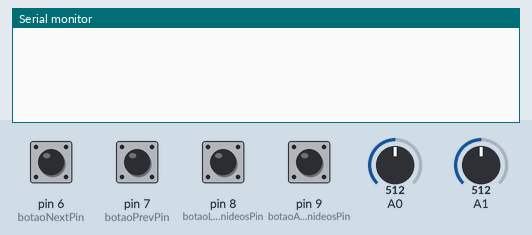
The sketch below on a simulated Arduino Uno, built with avr-gcc and run on an emulated ATmega328P. Shown: the last lines printed to the serial monitor. The inputs (shaded band) are chosen by the test bench; at power-on: pin 6 (botaoNextPin), pin 7 (botaoPrevPin), pin 8 (botaoLantanideosPin), pin 9 (botaoActinideosPin) HIGH, A0 = 512, A1 = 512. The audio player accepts every command and is not drawn.

Above: at 1.7 s.
1.8 s: A0 set to 0
At 2.0 s:
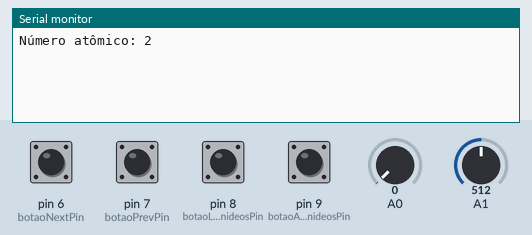
3.5 s: A1 set to 0
At 4.19 s:
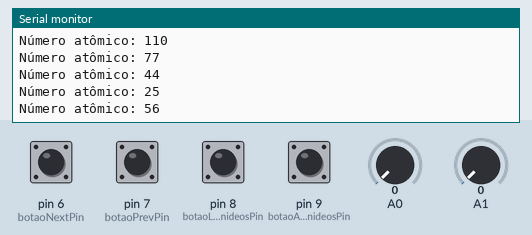
Timing chart, 0 to 6.5 s (numbered marks = the images above; inputs shaded):
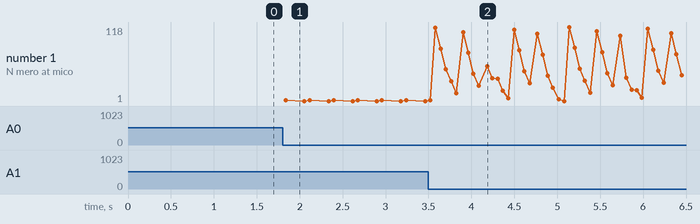

The sketch:

tabela_1.3.0.ino
```cpp
#include "funcoes.h"
#include <avr/wdt.h>  // Biblioteca para watchdog timer

// Tabela periódica definida no arquivo principal
const int linhas = 7;
const int colunas = 18;
int tabelaPeriodica[linhas][colunas] = {
    {1, 0, 0, 0, 0, 0, 0, 0, 0, 0, 0, 0, 0, 0, 0, 0, 0, 2}, // Primeiro período
    {3, 4, 0, 0, 0, 0, 0, 0, 0, 0, 0, 0, 0, 0, 0, 5, 6, 0}, // Segundo período
    {11, 12, 0, 0, 0, 0, 0, 0, 0, 0, 0, 0, 13, 14, 15, 16, 17, 18}, // Terceiro período
    {19, 20, 21, 22, 23, 24, 25, 26, 27, 28, 29, 30, 31, 32, 33, 34, 35, 36}, // Quarto período
    {37, 38, 39, 40, 41, 42, 43, 44, 45, 46, 47, 48, 49, 50, 51, 52, 53, 54}, // Quinto período
    {55, 56, 0, 72, 73, 74, 75, 76, 77, 78, 79, 80, 81, 82, 83, 84, 85, 86}, // Sexto período, com lantanídeos substituídos por zero
    {87, 88, 0, 104, 105, 106, 107, 108, 109, 110, 111, 112, 113, 114, 115, 116, 117, 118} // Sétimo período, com actinídeos substituídos por zero
};

// Variáveis para controle do tempo de verificação
unsigned long previousCheckMillis = 0;
unsigned long previousWatchdogMillis = 0;
const long checkInterval = 10000; // Intervalo de 10 segundos
const long watchdogInterval = 60000; // Intervalo de 60 segundos

void setup() {
    inicializarSistema();
    wdt_disable(); // Desabilitar Watchdog Timer ao iniciar
    wdt_enable(WDTO_8S); // Habilitar Watchdog Timer com timeout de 8 segundos
}

void loop() {
    unsigned long currentMillis = millis();

    // Verificação periódica do módulo DFPlayer a cada 10 segundos
    if (currentMillis - previousCheckMillis >= checkInterval) {
        previousCheckMillis = currentMillis;
        verificarRequisicoes();
    }

    // Chamada programada da função watchdog a cada 60 segundos
    if (currentMillis - previousWatchdogMillis >= watchdogInterval) {
        previousWatchdogMillis = currentMillis;
        watchdog(); // Chama a função watchdog
    }

    wdt_reset(); // Reset do Watchdog Timer
    verificarEstados();
}
```

funcoes.cpp
```cpp
#include "funcoes.h"
#include <SoftwareSerial.h>

// Definições de pinos
const int botaoNextPin = 6;
const int botaoPrevPin = 7;
const int botaoLantanideosPin = 8;
const int botaoActinideosPin = 9;
const int rxPin = 10;  // Pino RX para SoftwareSerial
const int txPin = 11;  // Pino TX para SoftwareSerial

// Variáveis globais
unsigned long previousMillis = 0;
const long interval = 10;
unsigned long lastActivityMillis = 0;
const long timeout = 60000;

bool isPlaying = false;
bool isLoopEnabled = false;
int elementoAtual = 1;
int linhaAtual = 0;
int colunaAtual = 0;

// Instâncias do DFPlayer e SoftwareSerial
DFRobotDFPlayerMini myDFPlayer;
SoftwareSerial mySoftwareSerial(rxPin, txPin);  // RX, TX

void inicializarSistema() {
    // Inicializa o sistema (LCD, DFPlayer, pinos, etc.)
    Serial.begin(115200);
    mySoftwareSerial.begin(9600);
    if (!myDFPlayer.begin(mySoftwareSerial)) {
        Serial.println(F("Erro ao iniciar DFPlayer"));
        while (true);
    }
    myDFPlayer.volume(20);  // Volume inicial

    // Configuração dos pinos dos botões
    pinMode(botaoNextPin, INPUT_PULLUP);
    pinMode(botaoPrevPin, INPUT_PULLUP);
    pinMode(botaoLantanideosPin, INPUT_PULLUP);
    pinMode(botaoActinideosPin, INPUT_PULLUP);
}

void verificarEstados() {
    unsigned long currentMillis = millis();

    if (currentMillis - previousMillis >= interval) {
        previousMillis = currentMillis;

        int eixoX = analogRead(A0);
        int eixoY = analogRead(A1);
        int estadoBotaoNext = digitalRead(botaoNextPin);
        int estadoBotaoPrev = digitalRead(botaoPrevPin);
        int estadoBotaoLantanideos = digitalRead(botaoLantanideosPin);
        int estadoBotaoActinideos = digitalRead(botaoActinideosPin);

        bool posicaoMudou = false;

        // Mapeia o movimento do joystick
        if (eixoX == 1022) {
            colunaAtual++;
            if (colunaAtual >= colunas) colunaAtual = 0;
            posicaoMudou = true;
        } else if (eixoX == 0) {
            colunaAtual--;
            if (colunaAtual < 0) colunaAtual = colunas - 1;
            posicaoMudou = true;
        }

        if (eixoY == 1022) {
            linhaAtual++;
            if (linhaAtual >= linhas) linhaAtual = 0;
            posicaoMudou = true;
        } else if (eixoY == 0) {
            linhaAtual--;
            if (linhaAtual < 0) linhaAtual = linhas - 1;
            posicaoMudou = true;
        }

        // Se a posição mudou, armazena e reproduz o novo áudio
        if (posicaoMudou) {
            elementoAtual = tabelaPeriodica[linhaAtual][colunaAtual];
            if (elementoAtual != 0) {
                myDFPlayer.play(elementoAtual);
                imprimirNumeroAtomico(elementoAtual);
                isPlaying = true;
                lastActivityMillis = currentMillis;
            }
        }

        // Ação para o botão Next
        if (estadoBotaoNext == LOW) {
            if (elementoAtual < 118) { // Supondo que 118 é o último elemento
                elementoAtual++;
                myDFPlayer.play(elementoAtual);
                imprimirNumeroAtomico(elementoAtual);
                isPlaying = true;
                lastActivityMillis = currentMillis;
                delay(200);
            }
        }

        // Ação para o botão Previous
        if (estadoBotaoPrev == LOW) {
            if (elementoAtual > 1) {
                elementoAtual--;
                myDFPlayer.play(elementoAtual);
                imprimirNumeroAtomico(elementoAtual);
                isPlaying = true;
                lastActivityMillis = currentMillis;
                delay(200);
            }
        }

        // Verificação de estado contínua
        while (isPlaying) {
            if (myDFPlayer.readState() != 1) {
                isPlaying = false;
                lastActivityMillis = currentMillis;
            }
            delay(10);
        }

        // Verifica se o dispositivo está ocioso por 60 segundos
        if ((currentMillis - lastActivityMillis >= timeout) && !isPlaying) {
            myDFPlayer.play(1);
            imprimirNumeroAtomico(1);
            isPlaying = true;
            lastActivityMillis = currentMillis;
        }
    }
}

void verificarRequisicoes() {
    // Função para verificar se há requisições de funções
    // Você pode adicionar verificações específicas aqui
}

void imprimirNumeroAtomico(int elemento) {
    // Função para imprimir o número atômico
    Serial.print("Número atômico: ");
    Serial.println(elemento);
}

void watchdog() {
    // Função watchdog para verificar estado e reiniciar DFPlayer se necessário
    reiniciarDFPlayer(); // Reinicializa o DFPlayer
    liberarMemoria(); // Tenta liberar memória, se necessário
}

// Função para reinicializar o DFPlayer
void reiniciarDFPlayer() {
    mySoftwareSerial.end(); // Finaliza a comunicação serial
    delay(1000); // Aguardar 1 segundo antes de reiniciar
    mySoftwareSerial.begin(9600); // Reinicia a comunicação serial
    myDFPlayer.begin(mySoftwareSerial); // Reinicia o DFPlayer
    myDFPlayer.volume(20); // Volume inicial
}

// Função para liberar memória
void liberarMemoria() {
    // Adicione códigos específicos para liberar memória, se necessário
}
```

funcoes.h
```cpp
#ifndef FUNCOES_H
#define FUNCOES_H

#include <Arduino.h>
#include <DFRobotDFPlayerMini.h>
#include <Wire.h>
#include <LiquidCrystal_I2C.h>
#include <SoftwareSerial.h>

// Declarações de pinos
extern const int botaoNextPin;
extern const int botaoPrevPin;
extern const int botaoLantanideosPin;
extern const int botaoActinideosPin;
extern const int rxPin;
extern const int txPin;

// Declarações de variáveis globais
extern unsigned long previousMillis;
extern const long interval;
extern unsigned long lastActivityMillis;
extern const long timeout;

extern bool isPlaying;
extern bool isLoopEnabled;
extern int elementoAtual;
extern int linhaAtual;
extern int colunaAtual;
extern const int linhas;
extern const int colunas;
extern int tabelaPeriodica[7][18];

// Declaração de instâncias
extern DFRobotDFPlayerMini myDFPlayer;
extern SoftwareSerial mySoftwareSerial;

// Declaração de funções
void inicializarSistema();
void verificarEstados();
void verificarRequisicoes();
void imprimirNumeroAtomico(int elemento);
void watchdog();
void reiniciarDFPlayer();
void liberarMemoria();

#endif
```

Measured:
- after the input at 1.8 s, the serial monitor: prints a new line at once (image 1)
- after the input at 3.5 s, the serial monitor: prints a new line after 0.08 s (image 2)
- plotted number 1: 1 → 111 after the input at 3.5 s
